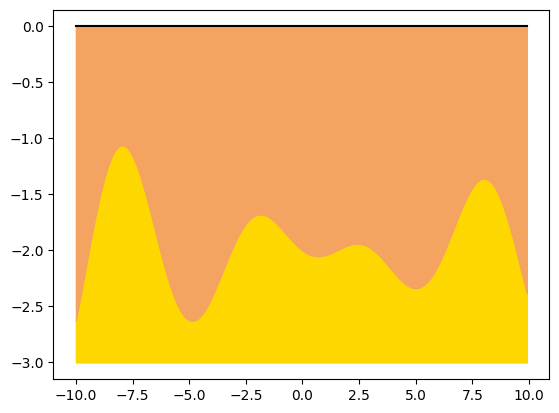

The Python source for this figure:
import matplotlib.pyplot as plt
import numpy as np

x = np.arange(-10, 10, 0.1)
gold = 0.1*(x-1.5)*np.sin(x)-2
land = 0*x

plt.fill_between(x, -3, gold, color = 'gold')
plt.fill_between(x, gold, land, color = 'sandybrown')
plt.plot(x, land, c = 'k')

plt.savefig('gold.png', bbox_inches='tight')
